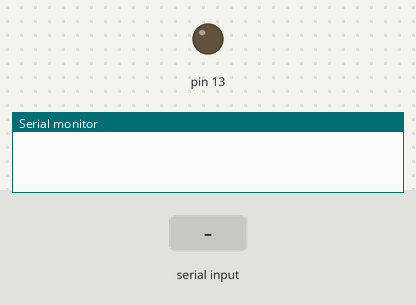
This sketch was run on a simulated Arduino Uno, built with avr-gcc and run on an emulated ATmega328P. Shown: output pins drawn as LEDs (lit = HIGH), the last lines printed to the serial monitor. The test bench sets the inputs (shaded band).

Above: at 1.2 s.
1.3 s: "O" received over Serial
At 2.4 s:
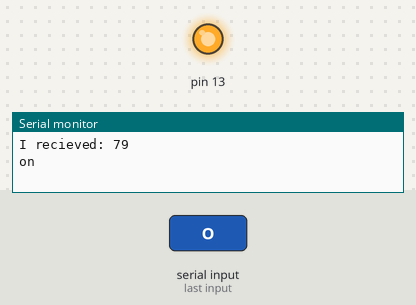
2.8 s: "F" received over Serial
At 3.5 s:
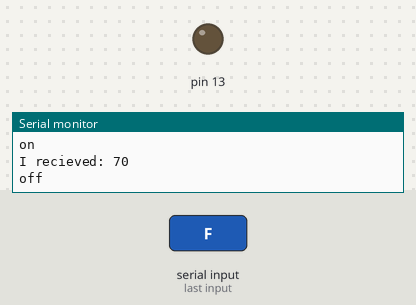
Timing chart, 0 to 5.8 s (numbered marks = the images above; inputs shaded):
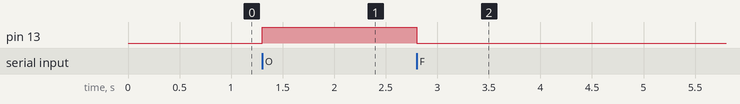

Measured:
- after the input at 1.3 s, pin 13: LOW → HIGH at once
- after the input at 2.8 s, pin 13: HIGH → LOW at once

The sketch:

IncomingByte.ino
```cpp
int incomingByte = 0;

void setup() {
  Serial.begin(9600);
  pinMode(13, OUTPUT);
}

void loop(){

  if (Serial.available() > 0){

    incomingByte = Serial.read();

    Serial.print("I recieved: ");
    Serial.println(incomingByte, DEC);

    if (incomingByte == 79){
      digitalWrite(13, HIGH);
      Serial.println("on");
    }
    if (incomingByte == 70){
      digitalWrite(13, LOW);
      Serial.println("off");
    }

  }
}
```
